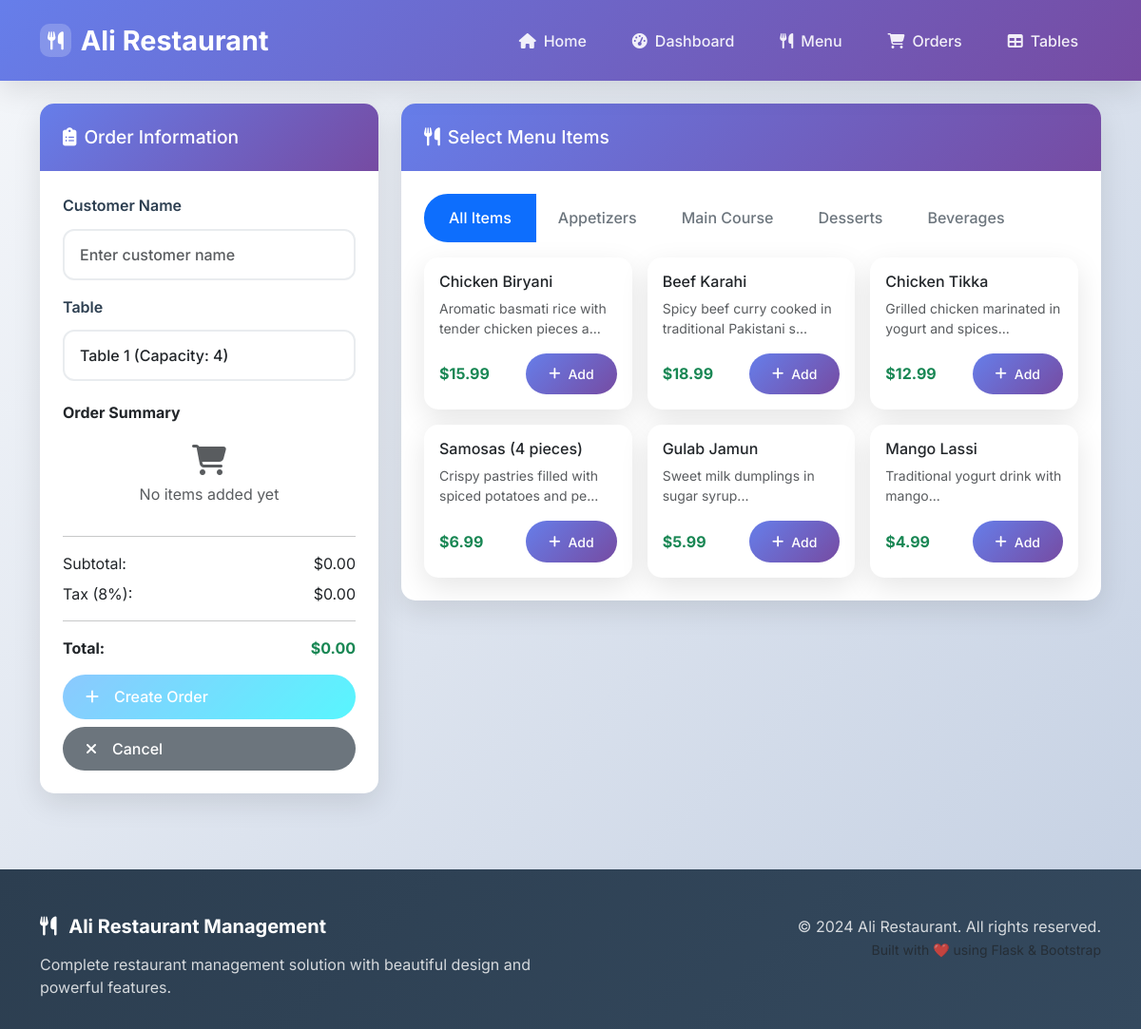
The app's page /orders/add with its own data.
### app.py (models this page shows, shortened)
class Category(db.Model):
    id = db.Column(db.Integer, primary_key=True)
    name = db.Column(db.String(100), nullable=False)
    description = db.Column(db.Text)
    created_at = db.Column(db.DateTime, default=datetime.utcnow)
    menu_items = db.relationship('MenuItem', backref='category', lazy=True)

class MenuItem(db.Model):
    id = db.Column(db.Integer, primary_key=True)
    name = db.Column(db.String(200), nullable=False)
    description = db.Column(db.Text, nullable=False)
    price = db.Column(db.Numeric(10, 2), nullable=False)
    category_id = db.Column(db.Integer, db.ForeignKey('category.id'), nullable=False)
    is_available = db.Column(db.Boolean, default=True)
    image_url = db.Column(db.String(500))
    created_at = db.Column(db.DateTime, default=datetime.utcnow)

### app.py (the view, shortened to what this page needs)
@app.route('/orders/add', methods=['GET', 'POST'])
def add_order():
    form = OrderForm()
    try:
        available_tables = Table.query.filter_by(is_occupied=False).all()
        menu_items = MenuItem.query.filter_by(is_available=True).all()
        categories = Category.query.all()
        if not available_tables:
            flash('No tables available! Please add tables or free up occupied tables.', 'warning')
            return redirect(url_for('tables_list'))
        if not menu_items:
            flash('No menu items available! Please add some menu items first.', 'warning')
            return redirect(url_for('add_menu_item'))
        form.table_id.choices = [(t.id, f'Table {t.number} (Capacity: {t.capacity})') for t in available_tables]
    except Exception as e:
        flash(f'Error loading order form: {str(e)}', 'error')
        app.logger.error(f'Order form error: {str(e)}')
        db.session.rollback()
    return render_template('add_order.html', form=form, menu_items=menu_items, categories=categories)

### app.py
class OrderForm(FlaskForm):
    table_id = SelectField('Table', coerce=int, validators=[DataRequired()])
    customer_name = StringField('Customer Name', validators=[DataRequired()])

### templates/add_order.html (shortened to what this page needs)
{% extends "base.html" %}
{% block content %}
<div class="container mt-4">
    <div class="row">
        <div class="col-lg-4">
            <div class="card sticky-top" style="top: 100px;">
                <div class="card-header">
                    <h5 class="mb-0">
                        <i class="fas fa-clipboard-list me-2"></i>Order Information
                    </h5>
                </div>
                <div class="card-body">
                    <form method="POST" id="orderForm">
                        <div class="mb-3">
                            {{ form.customer_name.label(class="form-label") }}
                            {{ form.customer_name(class="form-control", placeholder="Enter customer name") }}
                        </div>
                        <div class="mb-3">
                            {{ form.table_id.label(class="form-label") }}
                            {{ form.table_id(class="form-select") }}
                        </div>
                        <div class="order-summary mt-4">
                            <h6 class="fw-bold">Order Summary</h6>
                            <div id="orderItems" class="mb-3">
                                <div class="text-muted text-center py-3">
                                    <i class="fas fa-shopping-cart fa-2x mb-2 d-block"></i>
                                    No items added yet
                                </div>
                            </div>
                            <hr>
                            <div class="d-flex justify-content-between mb-2">
                                <span>Subtotal:</span>
                                <span id="subtotal">$0.00</span>
                            </div>
                            <div class="d-flex justify-content-between mb-2">
                                <span>Tax (8%):</span>
                                <span id="tax">$0.00</span>
                            </div>
                            <hr>
                            <div class="d-flex justify-content-between mb-3">
                                <span class="fw-bold">Total:</span>
                                <span class="fw-bold text-success" id="total">$0.00</span>
                            </div>
                        </div>
                        <div class="d-grid gap-2">
                            <button type="submit" class="btn btn-success" id="submitOrder" disabled>
                                <i class="fas fa-plus me-2"></i>Create Order
                            </button>
                            <a href="{{ url_for('orders_list') }}" class="btn btn-secondary">
                                <i class="fas fa-times me-2"></i>Cancel
                            </a>
                        </div>
                    </form>
                </div>
            </div>
        </div>
        <div class="col-lg-8">
            <div class="card">
                <div class="card-header">
                    <h5 class="mb-0">
                        <i class="fas fa-utensils me-2"></i>Select Menu Items
                    </h5>
                </div>
                <div class="card-body">
                    {% if menu_items %}
                        <div class="mb-3">
                            <div class="btn-group" role="group">
                                <button type="button" class="btn btn-outline-primary active" data-category="all">All Items</button>
                                {% for category in categories %}
                                <button type="button" class="btn btn-outline-secondary" data-category="{{ category.id }}">{{ category.name }}</button>
                                {% endfor %}
                            </div>
                        </div>
                        <div class="row g-3">
                            {% for item in menu_items %}
                            <div class="col-md-6 col-lg-4 menu-item" data-category="{{ item.category_id }}">
                                <div class="card h-100">
                                    <div class="card-body p-3">
                                        <h6 class="card-title">{{ item.name }}</h6>
                                        <p class="card-text small text-muted">{{ item.description[:50] }}...</p>
                                        <div class="d-flex justify-content-between align-items-center">
                                            <span class="fw-bold text-success">${{ "%.2f"|format(item.price) }}</span>
                                            <button type="button" class="btn btn-sm btn-primary add-item-btn"
                                                    onclick="addToOrder({{ item.id }}, '{{ item.name }}', {{ item.price }})">
                                                <i class="fas fa-plus"></i> Add
                                            </button>
                                        </div>
                                    </div>
                                </div>
                            </div>
                            {% endfor %}
                        </div>
                    {% endif %}
                </div>
            </div>
        </div>
    </div>
</div>
{% endblock %}

### templates/base.html (style rules this page uses)
:root { --primary-gradient: linear-gradient(135deg, #667eea 0%, #764ba2 100%); --secondary-gradient: linear-gradient(135deg, #f093fb 0%, #f5576c 100%); --success-gradient: linear-gradient(135deg, #4facfe 0%, #00f2fe 100%); --warning-gradient: linear-gradient(135deg, #43e97b 0%, #38f9d7 100%); --dark-gradient: linear-gradient(135deg, #2c3e50 0%, #34495e 100%); --primary-color: #667eea; --secondary-color: #764ba2; --success-color: #00f2fe; --warning-color: #38f9d7; --danger-color: #f5576c; --dark-color: #2c3e50; --light-color: #f8f9fa; --box-shadow: 0 10px 30px rgba(0, 0, 0, 0.1); --box-shadow-hover: 0 20px 40px rgba(0, 0, 0, 0.15); --border-radius: 15px; --transition: all 0.3s cubic-bezier(0.4, 0, 0.2, 1); }
* { margin: 0; padding: 0; box-sizing: border-box; }
body { font-family: 'Inter', sans-serif; background: linear-gradient(135deg, #f5f7fa 0%, #c3cfe2 100%); min-height: 100vh; color: var(--dark-color); }
.card { border: none; border-radius: var(--border-radius); box-shadow: var(--box-shadow); transition: var(--transition); overflow: hidden; background: white; }
.card-header { background: var(--primary-gradient); color: white; padding: 1.5rem; border: none; font-weight: 600; }
.card-header h5 { margin: 0; font-size: 1.2rem; }
.card-body { padding: 1.5rem; }
.btn { border-radius: 25px; font-weight: 500; padding: 0.7rem 1.5rem; transition: var(--transition); border: none; text-decoration: none; display: inline-flex; align-items: center; gap: 8px; }
.btn-primary { background: var(--primary-gradient); border: none; }
.btn-success { background: var(--success-gradient); border: none; }
.btn-outline-primary { border: 2px solid var(--primary-color); color: var(--primary-color); background: transparent; }
.form-control, .form-select { border-radius: 12px; border: 2px solid #e9ecef; padding: 0.8rem 1rem; font-weight: 500; transition: var(--transition); background: white; }
.form-label { font-weight: 600; color: var(--dark-color); margin-bottom: 0.8rem; }
.slide-up { animation: slideUp 0.8s ease-out; }

### templates/add_order.html (style rules this page uses)
.menu-item { transition: all 0.3s ease; }

### records on screen
Category: name "Appetizers"
Category: name "Main Course"
Category: name "Desserts"
Category: name "Beverages"
MenuItem: name "Chicken Biryani", description "Aromatic basmati rice with tender chicken pieces a", price "15.99"
MenuItem: name "Beef Karahi", description "Spicy beef curry cooked in traditional Pakistani s", price "18.99"
MenuItem: name "Chicken Tikka", description "Grilled chicken marinated in yogurt and spices", price "12.99"
MenuItem: name "Samosas (4 pieces)", description "Crispy pastries filled with spiced potatoes and pe", price "6.99"
MenuItem: name "Gulab Jamun", description "Sweet milk dumplings in sugar syrup", price "5.99"
MenuItem: name "Mango Lassi", description "Traditional yogurt drink with mango", price "4.99"
